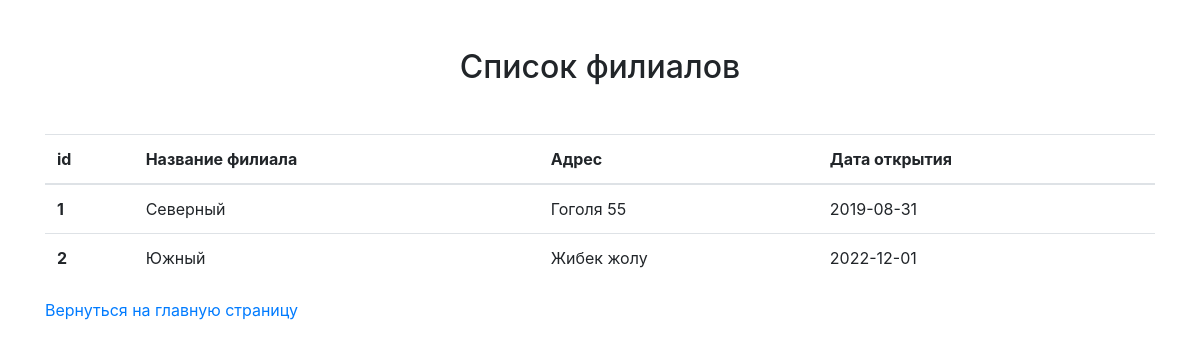
The app's page /branch with its own data.
### app/models.py (models this page shows)
class Branch(db.Model):
    id = db.Column(db.Integer, primary_key=True)
    branch_name = db.Column(db.String(20))
    address = db.Column(db.String(25))
    data_open = db.Column(db.Date)

### app/views.py (the view)
def branch_list():
    branchs = Branch.query.all()
    return render_template('branch_view.html', branchs=branchs)

### app/templates/branch_view.html (shortened to what this page needs)
<!DOCTYPE html>
<html lang="en">
<head>
    <link rel="stylesheet" href="https://cdn.jsdelivr.net/npm/bootstrap@4.6.1/dist/css/bootstrap.min.css">
</head>
<body>
    <div class="container">
        <h2 class="mt-5 mb-5 text-center">Список филиалов</h2>
         <table class="table">
          <thead>
            <tr>
               <th scope="col">id</th>
              <th scope="col">Название филиала</th>
              <th scope="col">Адрес</th>
              <th scope="col">Дата открытия</th>
            </tr>
          </thead>
          <tbody>
          {% for branch in branchs %}
            <tr>
              <th scope="row">{{ branch.id }}</th>
              <td>{{ branch.branch_name }}</td>
              <td>{{ branch.address }}</td>
              <td>{{ branch.data_open }}</td>
            </tr>
          {% endfor %}
          </tbody>
        </table>
        <a href="{{ url_for('employee_list') }}">Вернуться на главную страницу</a>
    </div>
</body>
</html>

### records on screen
Branch: id "1", branch_name "Северный", address "Гоголя 55", data_open "2019-08-31"
Branch: id "2", branch_name "Южный", address "Жибек жолу", data_open "2022-12-01"
